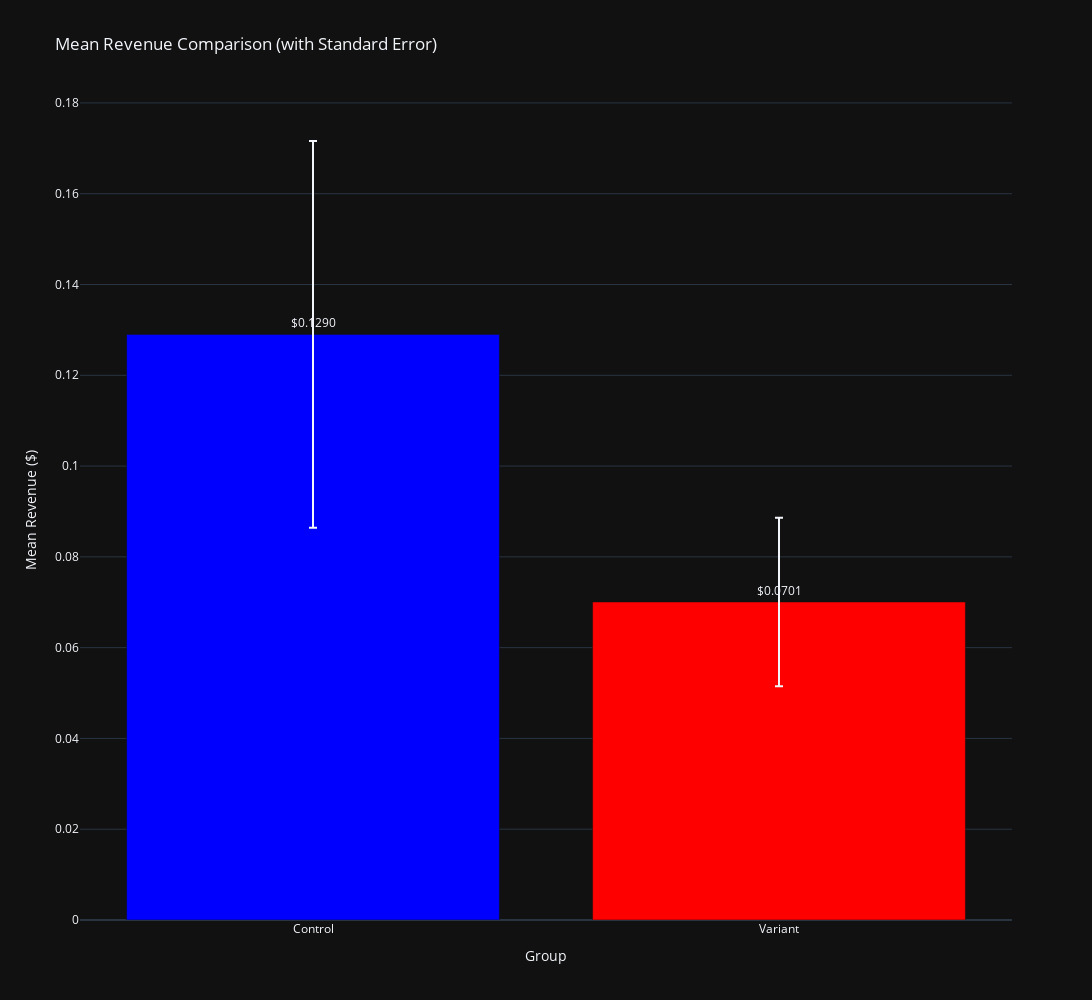

Source (notebook cell):
### Code cell
# Chart 3: Mean Revenue Comparison with Error Bars
fig3 = go.Figure()

fig3.add_trace(go.Bar(
    x=['Control', 'Variant'],
    y=[control_mean, variant_mean],
    error_y=dict(
        type='data',
        array=[control_std / np.sqrt(len(control)), variant_std / np.sqrt(len(variant))],
        visible=True
    ),
    marker_color=['blue', 'red'],
    text=[f'${control_mean:.4f}', f'${variant_mean:.4f}'],
    textposition='outside'
))

fig3.update_layout(
    title='Mean Revenue Comparison (with Standard Error)',
    yaxis_title='Mean Revenue ($)',
    xaxis_title='Group',
    height=1000,
    width=1600
)

fig3.show()

### Figure 1 — Plotly figure (JSON) as saved in the notebook; plotly's stock layout.template omitted (floating-point values rounded to 4 significant figures)
{"data": [{"error_y": {"array": [0.0426, 0.01856], "type": "data", "visible": true}, "marker": {"color": ["blue", "red"]}, "text": ["$0.1290", "$0.0701"], "textposition": "outside", "x": ["Control", "Variant"], "y": [0.129, 0.07007], "type": "bar"}], "layout": {"title": {"text": "Mean Revenue Comparison (with Standard Error)"}, "yaxis": {"title": {"text": "Mean Revenue ($)"}}, "xaxis": {"title": {"text": "Group"}}, "height": 1000, "width": 1600}}
